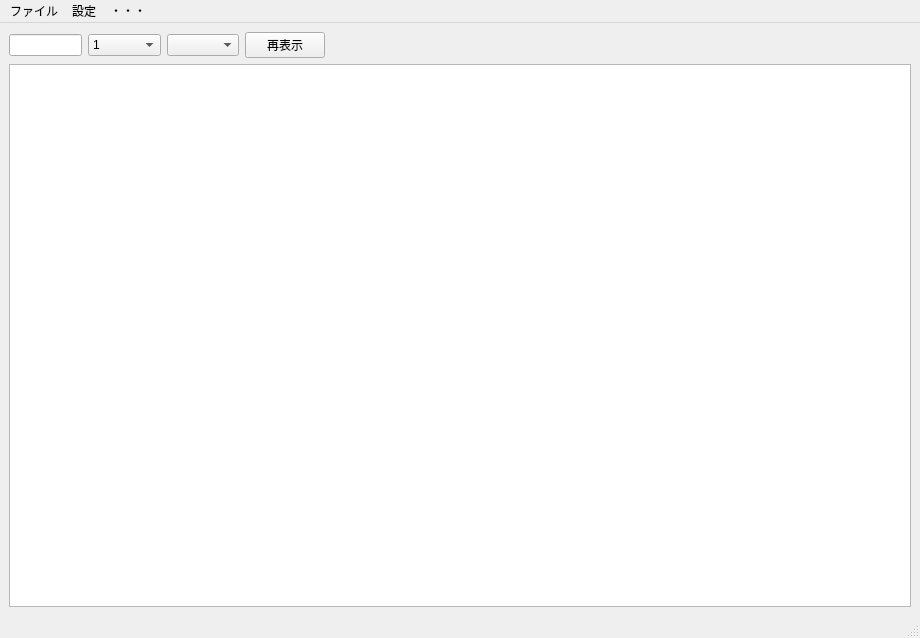
<?xml version="1.0" encoding="UTF-8"?>
<ui version="4.0">
 <class>MainWindow</class>
 <widget class="QMainWindow" name="MainWindow">
  <property name="geometry">
   <rect>
    <x>0</x>
    <y>0</y>
    <width>920</width>
    <height>638</height>
   </rect>
  </property>
  <property name="sizePolicy">
   <sizepolicy hsizetype="Expanding" vsizetype="Expanding">
    <horstretch>0</horstretch>
    <verstretch>0</verstretch>
   </sizepolicy>
  </property>
  <property name="windowTitle">
   <string>MainWindow</string>
  </property>
  <widget class="QWidget" name="centralwidget">
   <layout class="QVBoxLayout" name="verticalLayout">
    <item>
     <layout class="QHBoxLayout" name="horizontalLayout" stretch="1,1,0,1,8">
      <item>
       <widget class="QLineEdit" name="lineEdit_year"/>
      </item>
      <item>
       <widget class="QComboBox" name="comboBox_month">
        <item>
         <property name="text">
          <string>1</string>
         </property>
        </item>
        <item>
         <property name="text">
          <string>2</string>
         </property>
        </item>
        <item>
         <property name="text">
          <string>3</string>
         </property>
        </item>
        <item>
         <property name="text">
          <string>4</string>
         </property>
        </item>
        <item>
         <property name="text">
          <string>5</string>
         </property>
        </item>
        <item>
         <property name="text">
          <string>6</string>
         </property>
        </item>
        <item>
         <property name="text">
          <string>7</string>
         </property>
        </item>
        <item>
         <property name="text">
          <string>8</string>
         </property>
        </item>
        <item>
         <property name="text">
          <string>9</string>
         </property>
        </item>
        <item>
         <property name="text">
          <string>10</string>
         </property>
        </item>
        <item>
         <property name="text">
          <string>11</string>
         </property>
        </item>
        <item>
         <property name="text">
          <string>12</string>
         </property>
        </item>
       </widget>
      </item>
      <item>
       <widget class="QComboBox" name="comboBox"/>
      </item>
      <item>
       <widget class="QPushButton" name="reload_button">
        <property name="text">
         <string>再表示</string>
        </property>
       </widget>
      </item>
      <item>
       <spacer name="horizontalSpacer">
        <property name="orientation">
         <enum>Qt::Horizontal</enum>
        </property>
        <property name="sizeHint" stdset="0">
         <size>
          <width>80</width>
          <height>20</height>
         </size>
        </property>
       </spacer>
      </item>
     </layout>
    </item>
    <item>
     <widget class="QTableView" name="tableView">
      <property name="sizePolicy">
       <sizepolicy hsizetype="Expanding" vsizetype="Expanding">
        <horstretch>0</horstretch>
        <verstretch>0</verstretch>
       </sizepolicy>
      </property>
      <property name="font">
       <font>
        <pointsize>9</pointsize>
       </font>
      </property>
      <attribute name="horizontalHeaderVisible">
       <bool>true</bool>
      </attribute>
     </widget>
    </item>
   </layout>
  </widget>
  <widget class="QMenuBar" name="menubar">
   <property name="geometry">
    <rect>
     <x>0</x>
     <y>0</y>
     <width>920</width>
     <height>22</height>
    </rect>
   </property>
   <widget class="QMenu" name="menu">
    <property name="title">
     <string>ファイル</string>
    </property>
    <addaction name="print"/>
    <addaction name="reload"/>
   </widget>
   <widget class="QMenu" name="menu_2">
    <property name="title">
     <string>設定</string>
    </property>
    <addaction name="hr_times"/>
    <addaction name="config"/>
   </widget>
   <widget class="QMenu" name="menu_3">
    <property name="title">
     <string>・・・</string>
    </property>
    <addaction name="version"/>
   </widget>
   <addaction name="menu"/>
   <addaction name="menu_2"/>
   <addaction name="menu_3"/>
  </widget>
  <widget class="QStatusBar" name="statusbar"/>
  <action name="print">
   <property name="text">
    <string>印刷</string>
   </property>
  </action>
  <action name="hr_times">
   <property name="text">
    <string>回数設定</string>
   </property>
  </action>
  <action name="reload">
   <property name="text">
    <string>再読込</string>
   </property>
  </action>
  <action name="config">
   <property name="text">
    <string>環境設定</string>
   </property>
  </action>
  <action name="version">
   <property name="text">
    <string>バージョン情報</string>
   </property>
  </action>
 </widget>
 <resources/>
 <connections/>
</ui>
